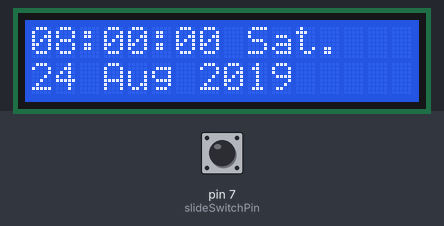
Bench run of a sketch on a simulated Arduino Uno, built with avr-gcc and run on an emulated ATmega328P. On the bench: 16×2 character LCD. Inputs (shaded band) come from the test bench; at power-on: pin 7 (slideSwitchPin) HIGH. The local clock reads 2024-03-15 10:24:30 at power-on unless the sketch sets it.

Above: at 0.2 s.
At 4.1 s:
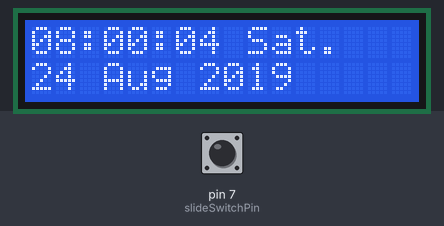
At 9.2 s:
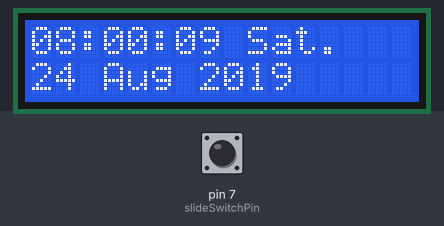
At 19.2 s:
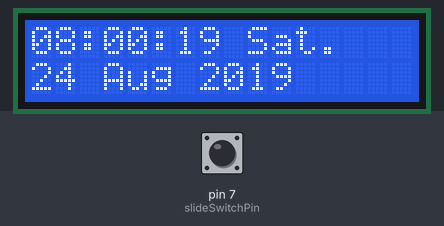
At 28.2 s:
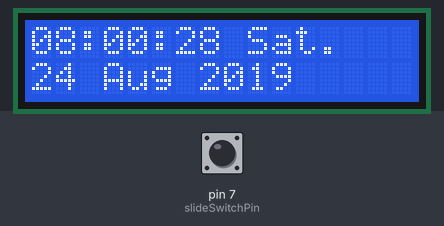
At 38.2 s:
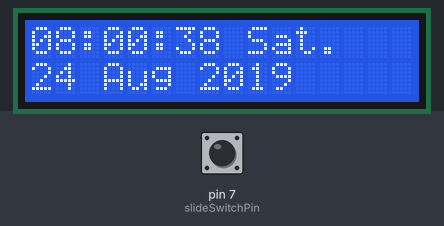

Measured:
- what the display in image 1 shows lasts 1.0 s, from 4.1 s to 5.1 s

The sketch:

ElectronicClock.ino
```cpp
/* Electronic Clock (Arduino電子鐘)
   Functionality:
   An electronic clock which is capable of keep running even after power off.
   Reset the current time to default by letting pin7 as HIGH.
   Components:
   1.DS1302 RST, DATA, CLK attached to Arduino Uno/MEGA2560 pin 2,3,4
   2.I2C LCD SCL, SDA attached to Arduino Uno/MEGA2560 pin 21,20
   3.Slide switch attached to Arduino Uno/MEGA2560 pin3
   Using Library:
   1.I2C Liquid Crystal library (https://github.com/johnrickman/LiquidCrystal_I2C)
   2.DS1302 library  (http://jmaker.banner.tw/blog/DS1302.zip)
   3.Time library (https://www.arduinolibraries.info/libraries/time)

   Create Date:2019-07-27
   Author: Bruce Chiu
   Modified Date:2019-08-22
   Author: Bruce Chiu
   Email: boo.chiu@gmail.com
*/
//#include <Time.h>
#include <TimeLib.h>
#include <Wire.h>
#include <LiquidCrystal_I2C.h>
#include <DS1302.h>
DS1302 rtc(17, 16, 15); //初始化RTC，使用17,16,15三個pin控制RTC模組的RST、DATA、CLK
LiquidCrystal_I2C lcd(0x27, 16, 2);
char* monthName[] = {"Jan", "Feb", "Mar", "Apr", "May", "Jun", "Jul", "Aug", "Sep", "Oct", "Nov", "Dec"};
char* weekDayName[] = {"Sun.", "Mon.", "Tue.", "Wed.", "Thr.", "Fri.", "Sat."};
const int slideSwitchPin = 7;
void setup()
{
  // Set the clock to run-mode, and disable the write protection
  rtc.halt(false);
  rtc.writeProtect(false);
  //init I2C LCD Monitor
  lcd.begin();
  lcd.backlight();

  //Pin7設定為內部上拉，若Pin7狀態為HIGH，則重設時鐘時間
  pinMode(slideSwitchPin, INPUT_PULLUP);
  if (digitalRead(slideSwitchPin) == HIGH) {
    rtc.setTime(8, 0, 0);     // Set the time to 12:00:00 (24hr format)
    rtc.setDate(24, 8, 2019);   // Set the date to August 6th, 2010
  }

  Time t = rtc.getTime();
  Serial.begin(115200);
  setTime(t.hour, t.min, t.sec, t.date, t.mon, t.year); //setTime(hr,min,sec,day,month,yr); set time to noon June 23 2019
}

void loop()
{
  digitalClockDisplay();
  //delay(1000);
}

void digitalClockDisplay() {
  // digital clock display of the time
  lcd.setCursor(0, 0);
  printDigits(hour());
  lcd.print(":");
  printDigits(minute());
  lcd.print(":");
  printDigits(second());
  lcd.setCursor(9, 0);
  lcd.print(weekDayName[weekday()-1]);
  lcd.setCursor(0, 1);
  //  Serial.print(" ");
  printDigits(day());
  lcd.print(" ");
  lcd.print(monthName[month() - 1]);
  lcd.print(" ");
  lcd.print(year());
}

void printDigits(int digits) {
  // utility function for clock display: prints preceding colon and leading 0

  if (digits < 10)
    //Serial.print('0');
    lcd.print('0');
  //Serial.print(digits);
  lcd.print(digits);
}
```
